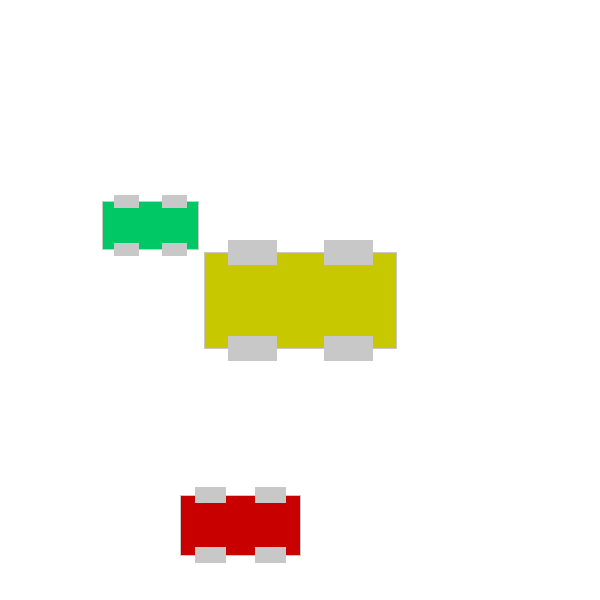
Frame 1 (no input)
Frame 60 (the mouse pressed at the canvas centre just before this capture): identical to frame 1, image omitted
Frame 120 (the mouse held since frame 60 and released just before this capture): identical to frame 1, image omitted

The Processing sketch that drew this single still picture (run headless with seeded random() and noise(); from frame 60 on, the mouse is pressed at the canvas centre):

// Processing sketch: ch7_ex5_V2
// ── ch7_ex5_V2.pde
void drawCar(int x, int y, int theSize, color c) {
  int offset = theSize/4;
  rectMode(CENTER);
  stroke(200);
  fill(c);
  rect(x, y, theSize, theSize/2);
  
  fill(200);
  rect(x - offset, y - offset, offset, offset/2);
  rect(x + offset, y - offset, offset, offset/2);
  rect(x - offset, y + offset, offset, offset/2);
  rect(x + offset, y + offset, offset, offset/2);
} 

void setup() {
  size(600,600);
}

void draw() {
  background(255);
  drawCar(300, 300, 192, color(200,200,0));
  drawCar(150, 225, 96, color(0,200,100));
  drawCar(240, 525, 120, color(200,0,0));
}
